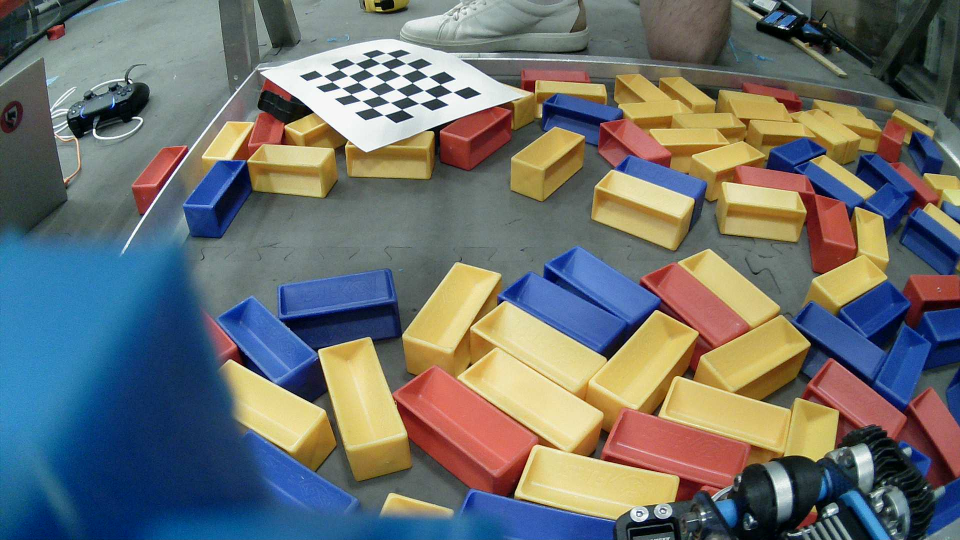
#> input picture images/6.25/9.jpg, 1920 x 1080 px, found by its file name (shown at 1/2 size)
$ python SampleDetectionTest.py
#> lines starting #> are read from the running program, lines starting #| are printed output that depends on the picture; after the words box and inside, x2 and y2 are one past the last pixel; in counts of white or black regions, pixels touching at a corner belong together
import cv2
import numpy as np
import math

# 2.9 * 10-6 m per pixel
#
PIXELS_PER_INCH = 20
BOTTOM_LEFT_PIXELS = [800, 800]
BOTTOM_LEFT_INCHES = [-5.6, 13.0]
DIST_BETWEEN_POINTS = 5.6
np_img_points = np.float32([[853, 612], [1201, 612],
    [812, 947], [1287, 941]])
ALLIANCE = 2
RED_HUE_LOW_RANGE_1 = 20.0
RED_HUE_HIGH_RANGE_1 = 140.0
RED_HUE_LOW_RANGE_2 = 48
RED_HUE_HIGH_RANGE_2 = 100
YELLOW_HUE_LOW = 40.0
YELLOW_HUE_HIGH = 20.0
BLUE_HUE_LOW = 110.0
BLUE_HUE_HIGH = 120.0
MIN_X = 13


def main():
    src = cv2.imread(r"images\6.25\9.jpg")
#> src is the input picture: shape (1080, 1920, 3); mean B, G, R 110.4, 112.6, 109
    if src is None:
        print("Error: image not loaded")

    show("Src", src)

    undistorted = undistort(src)
    # show("undistorted", undistorted)

    # homography
    transformed = doHomographyTransform(undistorted)
#> call 2 of show, with str = 'Points'
#> in show (call 2), `cv2.imshow(str, cv2.resize(mat, (960, 540)))`:
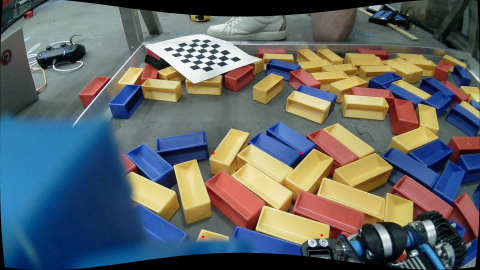
#> window 'Points': shape (540, 960, 3) (shown at 1/2 size); mean B, G, R 103.4, 103, 97.5
#> in doHomographyTransform, `M = cv2.getPerspectiveTransform(np_img_points, np_top_down_points)`: M = [[0.798, 2.55, -18.4], [-0.0722, 3.37, -90.11], [-0.000105, 0.00305, 1]]

    wbCorrected = gray_world_white_balance(transformed)
#> in gray_world_white_balance, `avg_b = np.mean(img[:, :, 0])`: avg_b = 42.15
#> in gray_world_white_balance, `avg_g = np.mean(img[:, :, 1])`: avg_g = 44.83
#> in gray_world_white_balance, `avg_r = np.mean(img[:, :, 2])`: avg_r = 43.01
#> in gray_world_white_balance, `avg = (avg_b + avg_g + avg_r) / 3`: avg = 43.33
#> in gray_world_white_balance, `scale_b = avg / avg_b`: scale_b = 1.03
#> in gray_world_white_balance, `scale_g = avg / avg_g`: scale_g = 0.967
#> in gray_world_white_balance, `scale_r = avg / avg_r`: scale_r = 1.01


    show("Img corrected", wbCorrected)


    hsv = cv2.cvtColor(wbCorrected, cv2.COLOR_BGR2HSV)
#> hsv: shape (1080, 1920, 3); mean H, S, V 32.2, 30.1, 50.5
    # show("Hue", h)
    # show("Blurred Hue", blurredH)

    channels = cv2.split(hsv)

    hueChannel = channels[0]
    satChannel = channels[1]

    saturationThresh = cv2.inRange(hsv, (0, 45, 0), (255, 255, 255))
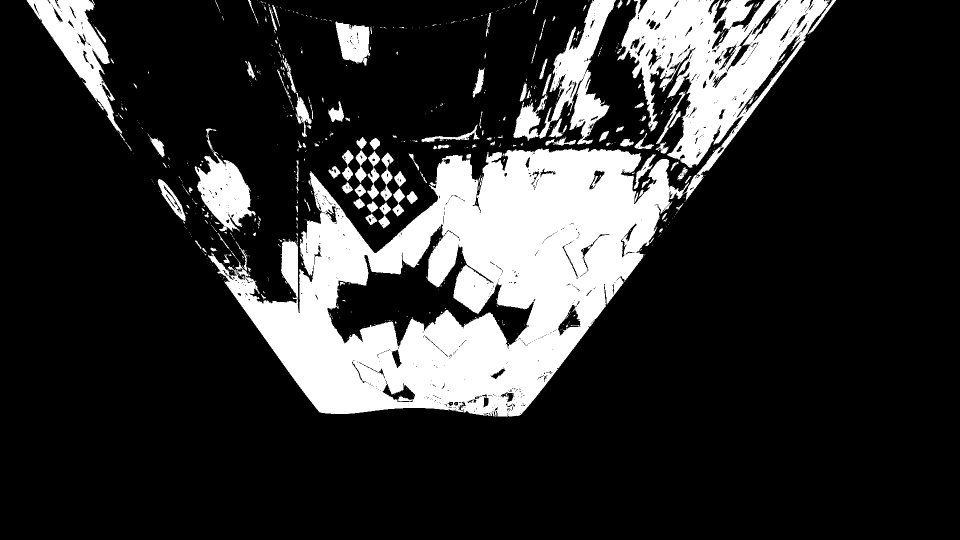
#> saturationThresh: shape (1080, 1920) (shown at 1/2 size); 19.2% white; 666 white regions (533 under 20 px), largest, box (x1, y1, x2, y2) and area: (416, 296, 1378, 833) 258427, (1234, 0, 1672, 404) 66319, (1027, 0, 1232, 289) 18106
    satMasked = cv2.bitwise_and(transformed, transformed, mask=saturationThresh)
    show("Saturation masked", satMasked)

    satEdges = cv2.Canny(satMasked,50,200)
#> satEdges: shape (1080, 1920); 3% white in thin lines or dots, all inside (x1, y1, x2, y2) = (53, 0, 1672, 834)
    show("sat edges", satEdges)

    edges = cv2.Canny(wbCorrected,0,150)
    show("edges", edges)

    combinedEdges = cv2.bitwise_or(satEdges,edges)
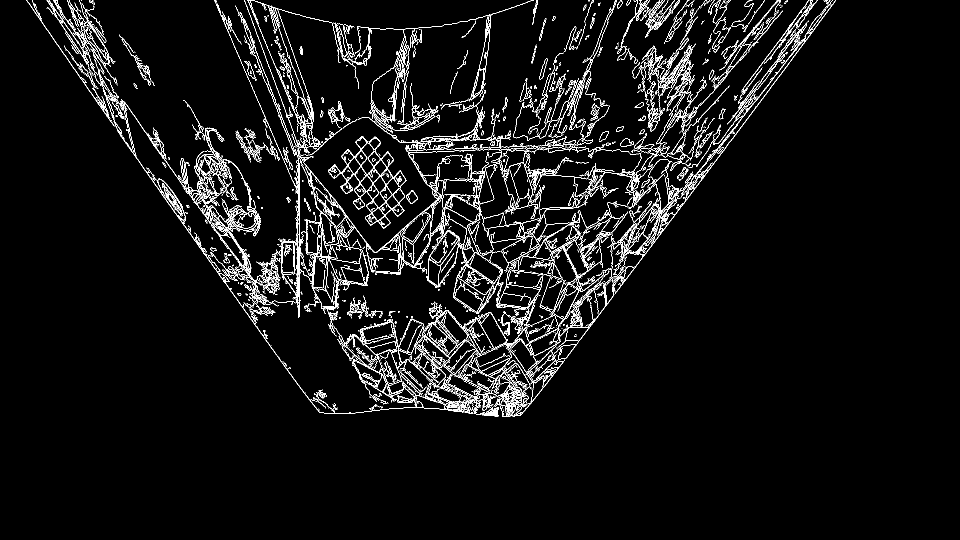
#> combinedEdges: shape (1080, 1920) (shown at 1/2 size); 4.9% white in thin lines or dots, all inside (x1, y1, x2, y2) = (53, 0, 1672, 834)

    dilationElement = cv2.getStructuringElement(cv2.MORPH_RECT, (3, 3))
#> dilationElement = [[1, 1, 1], [1, 1, 1], [1, 1, 1]]
    dilated = cv2.dilate(combinedEdges, dilationElement)
#> dilated: shape (1080, 1920); 13.9% white; 75 white regions
    show("Dilated", dilated)
#> in show (call 8), `cv2.imshow(str, cv2.resize(mat, (960, 540)))`:
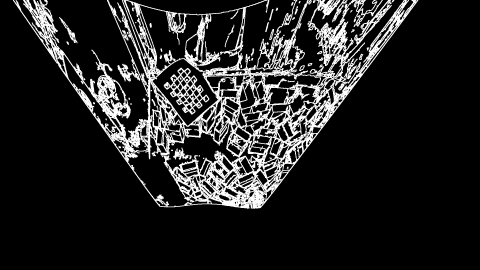
#> window 'Dilated': shape (540, 960) (shown at 1/2 size); min 0, max 255, mean 35.6

    contours, hierarchy = cv2.findContours(dilated, cv2.RETR_LIST, cv2.CHAIN_APPROX_NONE)
#> contours = 2765 contours, 2011 with area under 20; largest, box (x1, y1, x2, y2) and area: (52, 0, 1673, 835) 593874, (609, 235, 874, 504) 37481, (508, 543, 831, 827) 29238, (557, 19, 808, 287) 28560, (783, 32, 974, 285) 28441

    detectionOverlay = wbCorrected.copy()

    validRects = []

    minDistance = float("inf")

    rectImage = transformed.copy()

    pose = (0,0,0)


    for cnt in contours:
        area = cv2.contourArea(cnt)
        if area < 750.0 or area > 1650.0:
           continue

        rect = cv2.minAreaRect(cnt)

        (centerx, centery) = rect[0]
        (width, height) = rect[1]
        angle = rect[2]

        # Check to avoid division by zero
        if width == 0 or height == 0:
            continue

        # Calculate the aspect ratio using the longer side divided by the shorter side
        ratio = max(width, height) / min(width, height)

        if ratio < 1.55 or ratio > 3:
           continue

        pts = cv2.boxPoints(rect)

        matOfRectPoints = np.array(pts)

        if height > width:
            angle = 90-angle
        else:
            angle = -angle


        rotatedRectMask = np.zeros(wbCorrected.shape[:2], dtype=np.uint8)

        cv2.fillConvexPoly(rotatedRectMask, matOfRectPoints.astype(np.int32), 255)

        meanSat = cv2.mean(satChannel, rotatedRectMask)

        minSat = 70

        if (meanSat[0] < minSat):
            print(f'Contour with sat {meanSat[0]} discarded!\n')
            continue

        meanHue = cv2.mean(hueChannel, rotatedRectMask)


        print(f'Contour mean hue {meanHue[0]}')
        if ALLIANCE == 0 and (BLUE_HUE_LOW < meanHue[0] < BLUE_HUE_HIGH):
            print(f'Contour with hue {meanHue[0]} discarded!\n')
            continue
        elif ALLIANCE == 1 and (meanHue[0] < RED_HUE_LOW_RANGE_1 or meanHue[0] > RED_HUE_HIGH_RANGE_1 or (RED_HUE_LOW_RANGE_2 < meanHue[0] < RED_HUE_HIGH_RANGE_2)):
            print(f'Contour with hue {meanHue[0]} discarded!\n')
            continue


        # [9 lines of commented-out code are left out]

        realPoint = getRealWorldCoords(centerx,centery)

        if (MIN_X > realPoint[1]):
            print(f'Contour with x {realPoint[1]} discarded!\n')
            continue

# [14 lines of commented-out code are left out]

        box = cv2.boxPoints(rect)
        box = np.int64(box)
        cv2.drawContours(rectImage, [box], 0, (0,255, 0), 2)

        validRects.append(cnt)
#> this loop made 2765 passes
#> (area, centerx, centery, width, height, angle, ratio) on passes 177, 345, 353, 363, 403, 422, 439, 448: (888.5, 925.6, 770, 19.65, 58.38, 152.1, 2.97), (1065.5, 986.1, 712.7, 65.09, 22.77, 24.78, 2.86), (791, 918, 711, 63.64, 21.21, 45, 3), (1293, 1047.4, 710.9, 27.66, 57.63, 124.5, 2.08), (1064, 1087.7, 686.5, 55.65, 25.19, 27.15, 2.21), (775.5, 1153.5, 667.5, 25, 43, 180, 1.72), (1144.5, 755.3, 663.2, 57.15, 24.51, 12.38, 2.33), (994, 959.9, 673.8, 23.81, 67.23, 119.7, 2.82)
#> (printed output is left out)
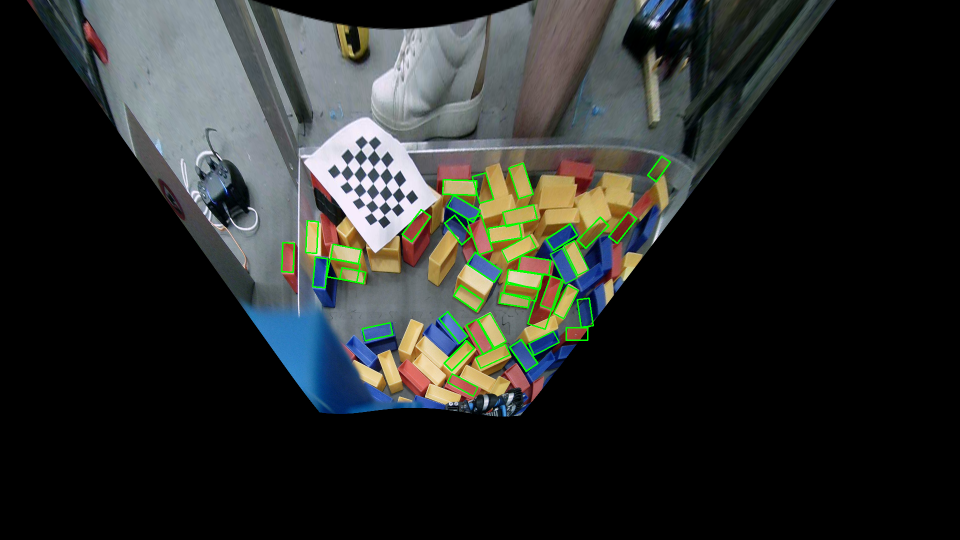
#> rectImage: shape (1080, 1920, 3) (shown at 1/2 size); mean B, G, R 42.1, 44.5, 41.8
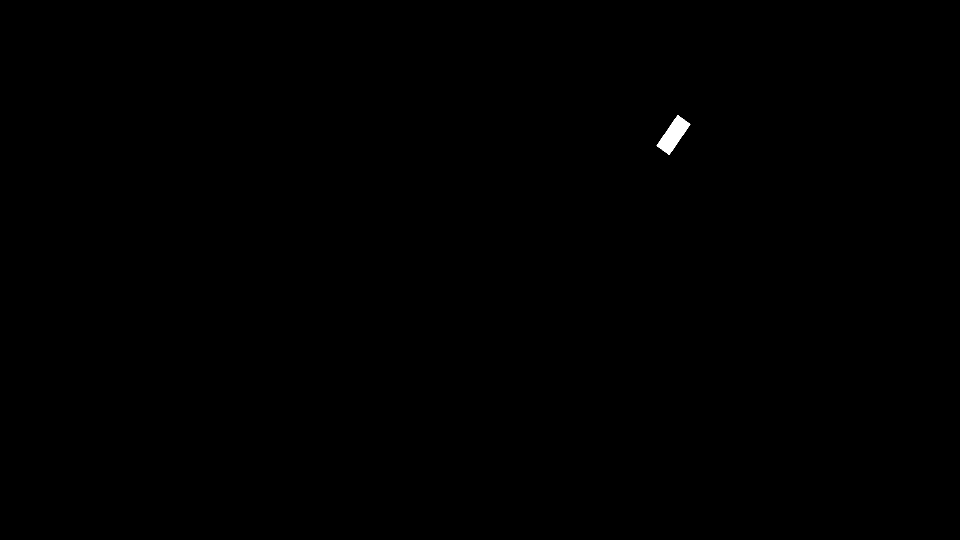
#> rotatedRectMask: shape (1080, 1920) (shown at 1/2 size); 0.11% white; 1 white region
#> after the loop, validRects = 42 contours; largest, box (x1, y1, x2, y2) and area: (941, 506, 1000, 562) 1540, (1056, 550, 1102, 650) 1538, (962, 627, 1012, 695) 1519, (886, 360, 954, 391) 1511, (1025, 328, 1065, 397) 1430

    show("new contours", rectImage)
#> in show (call 9), `cv2.imshow(str, cv2.resize(mat, (960, 540)))`:
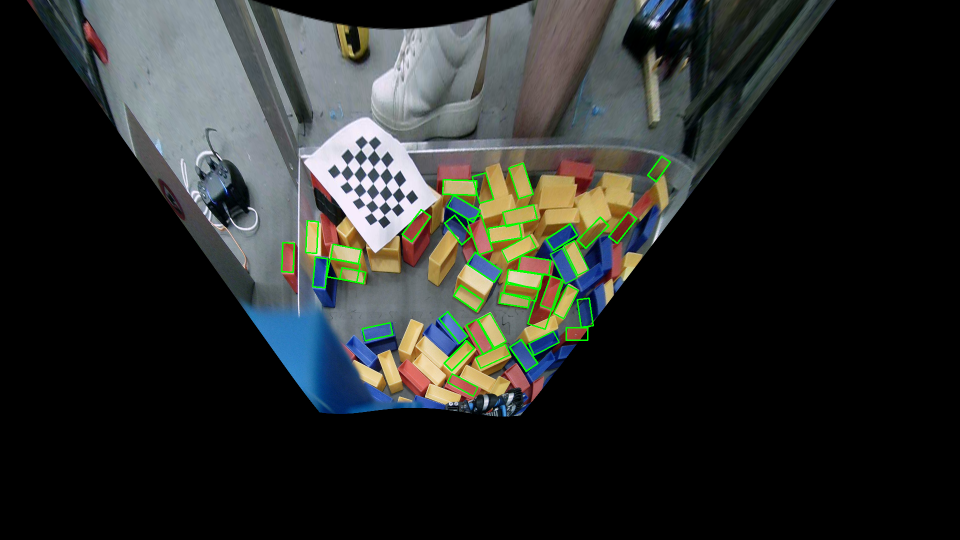
#> window 'new contours': shape (540, 960, 3); mean B, G, R 42.2, 44.6, 41.8
    # show("Rects", rectImage)
    # show("Detection overlay", detectionOverlay)

    threshContours = []
    # for cnt in validContours:


    cv2.waitKey(0)

    cv2.destroyAllWindows()

def show(str, mat):
    cv2.imshow(str, cv2.resize(mat, (960, 540)))

def undistort(img):
    h, w = img.shape[:2]

    cameraMatrix = np.array([[1279.33,   0, 958.363],
                             [  0, 1279.33, 492.062],
                             [  0,   0,   1]], dtype=np.float64)

    distCoeffs = np.array([-0.448017, 0.245668, -0.000901464, 0.000996399], dtype=np.float64)

    newCameraMatrix, roi = cv2.getOptimalNewCameraMatrix(
        cameraMatrix,
        distCoeffs,
        (w, h),
        alpha=1,
        newImgSize=(w, h)
    )

    return cv2.undistort(img, cameraMatrix, distCoeffs, None, newCameraMatrix)

def gray_world_white_balance(img):
    # Calculate the mean of each channel
    avg_b = np.mean(img[:, :, 0])
    avg_g = np.mean(img[:, :, 1])
    avg_r = np.mean(img[:, :, 2])

    # Calculate scaling factors for each channel
    avg = (avg_b + avg_g + avg_r) / 3
    scale_b = avg / avg_b
    scale_g = avg / avg_g
    scale_r = avg / avg_r

    # Apply scaling factors to the image
    img[:, :, 0] = np.clip(img[:, :, 0] * scale_b, 0, 255)
    img[:, :, 1] = np.clip(img[:, :, 1] * scale_g, 0, 255)
    img[:, :, 2] = np.clip(img[:, :, 2] * scale_r, 0, 255)

    return img

def doHomographyTransform(src):
    imgPoints = []
    for point in np.ndarray.tolist(np_img_points):
        imgPoints.append((point[0], point[1]))
    print(imgPoints)

    points = src.copy()

    for (x, y) in imgPoints:
            print(x, y)
            cv2.circle(points, (int(x), int(y)), 5, (0, 0, 255), -1)
    show("Points", points)

    np_top_down_points = np.float32([[BOTTOM_LEFT_PIXELS[0], BOTTOM_LEFT_PIXELS[1]-PIXELS_PER_INCH * DIST_BETWEEN_POINTS], [BOTTOM_LEFT_PIXELS[0]+PIXELS_PER_INCH*DIST_BETWEEN_POINTS, BOTTOM_LEFT_PIXELS[1]-PIXELS_PER_INCH*DIST_BETWEEN_POINTS],
        [BOTTOM_LEFT_PIXELS[0], BOTTOM_LEFT_PIXELS[1]], [BOTTOM_LEFT_PIXELS[0]+PIXELS_PER_INCH*DIST_BETWEEN_POINTS, BOTTOM_LEFT_PIXELS[1]]])

    M = cv2.getPerspectiveTransform(np_img_points,
                                    np_top_down_points)

    # each inch is 20 pixels
    top_down_size = (1920, 1080)  # (width, height)
    top_down_view = cv2.warpPerspective(src, M, top_down_size)

    # -------------------------------------------------------
    # 8) Save or display the result
    # -------------------------------------------------------
    show("Top-Down View", top_down_view)
    return top_down_view

# [26 lines left out: functions getExtrinsicRotation, compute_homography, not called in this run]

def getRealWorldCoords(centerx, centery):
    refOffsetX = centerx-BOTTOM_LEFT_PIXELS[0]
    refOffsetY = -(centery-BOTTOM_LEFT_PIXELS[1])

    inchOffsetX = BOTTOM_LEFT_INCHES[0]+refOffsetX/PIXELS_PER_INCH
    inchOffsetY = BOTTOM_LEFT_INCHES[1]+refOffsetY/PIXELS_PER_INCH
    return (inchOffsetX, inchOffsetY)

main()

$ run again, with images/6.25/1.jpg copied over images/6.25/9.jpg
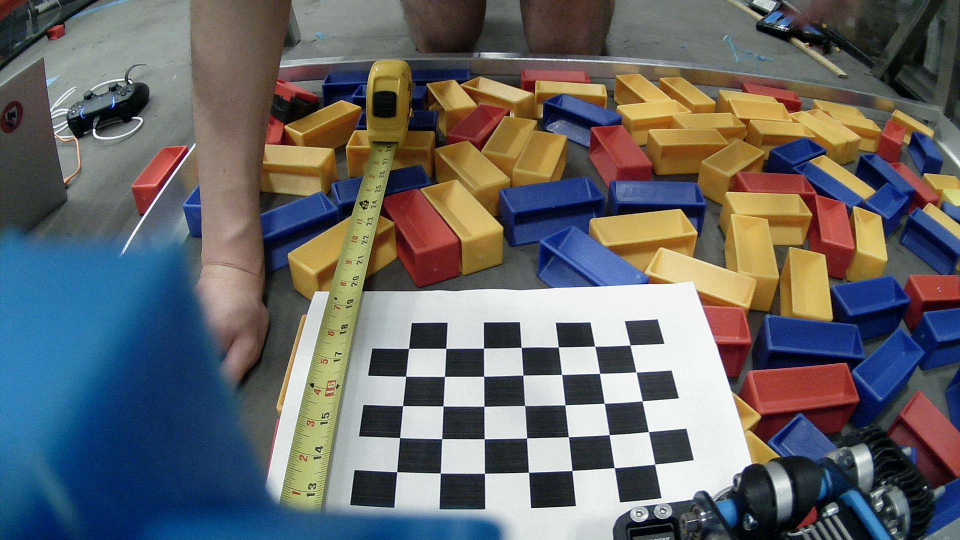
#> input picture images/6.25/1.jpg, 1920 x 1080 px, found by its file name (shown at 1/2 size)
#> in main, src is the input picture: shape (1080, 1920, 3); mean B, G, R 103.7, 102.5, 101.6
#> M = [[0.798, 2.55, -18.4], [-0.0722, 3.37, -90.11], [-0.000105, 0.00305, 1]]
#> avg_b = 35.71
#> avg_g = 38.49
#> avg_r = 40.16
#> avg = 38.12
#> scale_b = 1.07
#> scale_g = 0.99
#> scale_r = 0.949
#> hsv: shape (1080, 1920, 3); mean H, S, V 30.1, 33.5, 45.2
#> saturationThresh: shape (1080, 1920); 22.1% white; 736 white regions (593 under 20 px), largest, box (x1, y1, x2, y2) and area: (442, 0, 1341, 833) 304608, (1239, 0, 1646, 340) 55051, (887, 9, 1033, 281) 25369
#> satEdges: shape (1080, 1920); 3.3% white in thin lines or dots, all inside (x1, y1, x2, y2) = (53, 0, 1671, 833)
#> edges: shape (1080, 1920); 3.3% white in thin lines or dots, all inside (x1, y1, x2, y2) = (53, 0, 1672, 834)
#> dilationElement = [[1, 1, 1], [1, 1, 1], [1, 1, 1]]
#> dilated: shape (1080, 1920); 13.8% white; 111 white regions (3 under 20 px)
#> contours = 2795 contours, 1981 with area under 20; largest, box (x1, y1, x2, y2) and area: (52, 0, 1673, 835) 573659, (558, 20, 924, 307) 61462, (472, 541, 843, 827) 32064, (888, 15, 1031, 280) 22439, (255, 226, 483, 542) 10738
#> the loop in main, `for cnt in contours:` made 2795 passes
#> (area, centerx, centery, width, height, angle, ratio) on passes 83, 180, 274, 295, 325, 359, 404, 535: (1158.5, 868, 799.5, 35, 58, 180, 1.66), (882.5, 1008.5, 740.5, 21, 63, 180, 3), (1295, 1030.3, 706.3, 24.91, 63.54, 168.1, 2.55), (801, 1079.2, 696, 35.68, 59.36, 167, 1.66), (1149, 1092.4, 673.5, 55.01, 28.57, 8.13, 1.93), (1225.5, 689.5, 667.2, 28.74, 59.36, 121.8, 2.07), (1635.5, 1045.8, 659.1, 71.28, 27.74, 69.44, 2.57), (1627, 1016.4, 618.3, 67.96, 28.3, 75.74, 2.4)
#> (printed output is left out)
#> after the loop in main, `for cnt in contours:`:
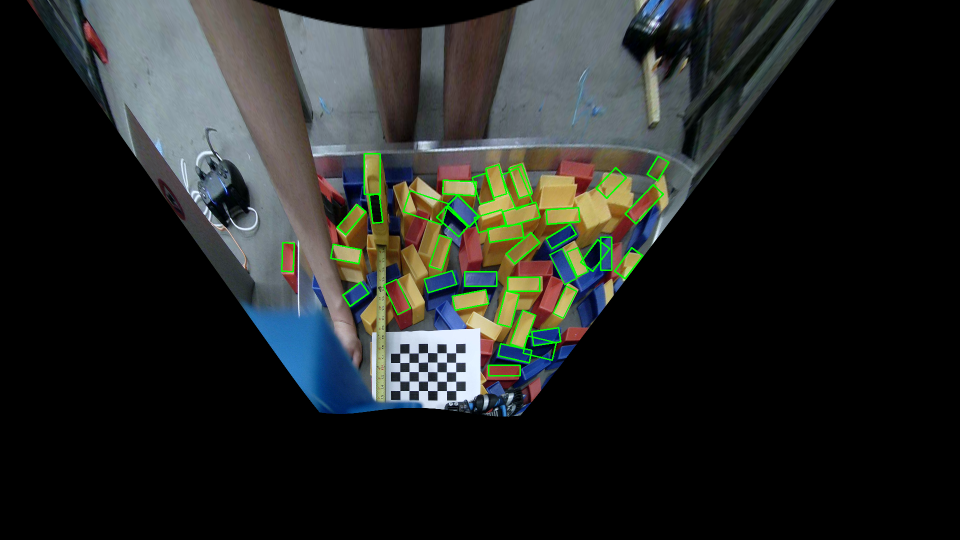
#> rectImage: shape (1080, 1920, 3) (shown at 1/2 size); mean B, G, R 37, 39.4, 36.7
#> after the loop in main, `for cnt in contours:`: validRects = 41 contours; largest, box (x1, y1, x2, y2) and area: (906, 581, 973, 621) 1642, (1022, 629, 1071, 696) 1636, (997, 587, 1039, 654) 1627, (929, 543, 994, 573) 1578, (728, 307, 761, 389) 1498
#> in show (call 9), `cv2.imshow(str, cv2.resize(mat, (960, 540)))`:
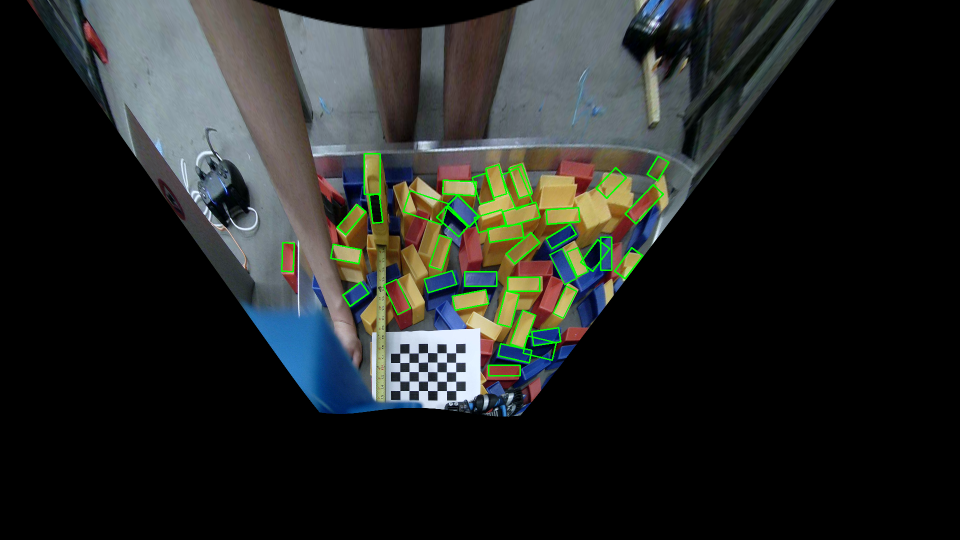
#> window 'new contours': shape (540, 960, 3); mean B, G, R 37.1, 39.5, 36.8
